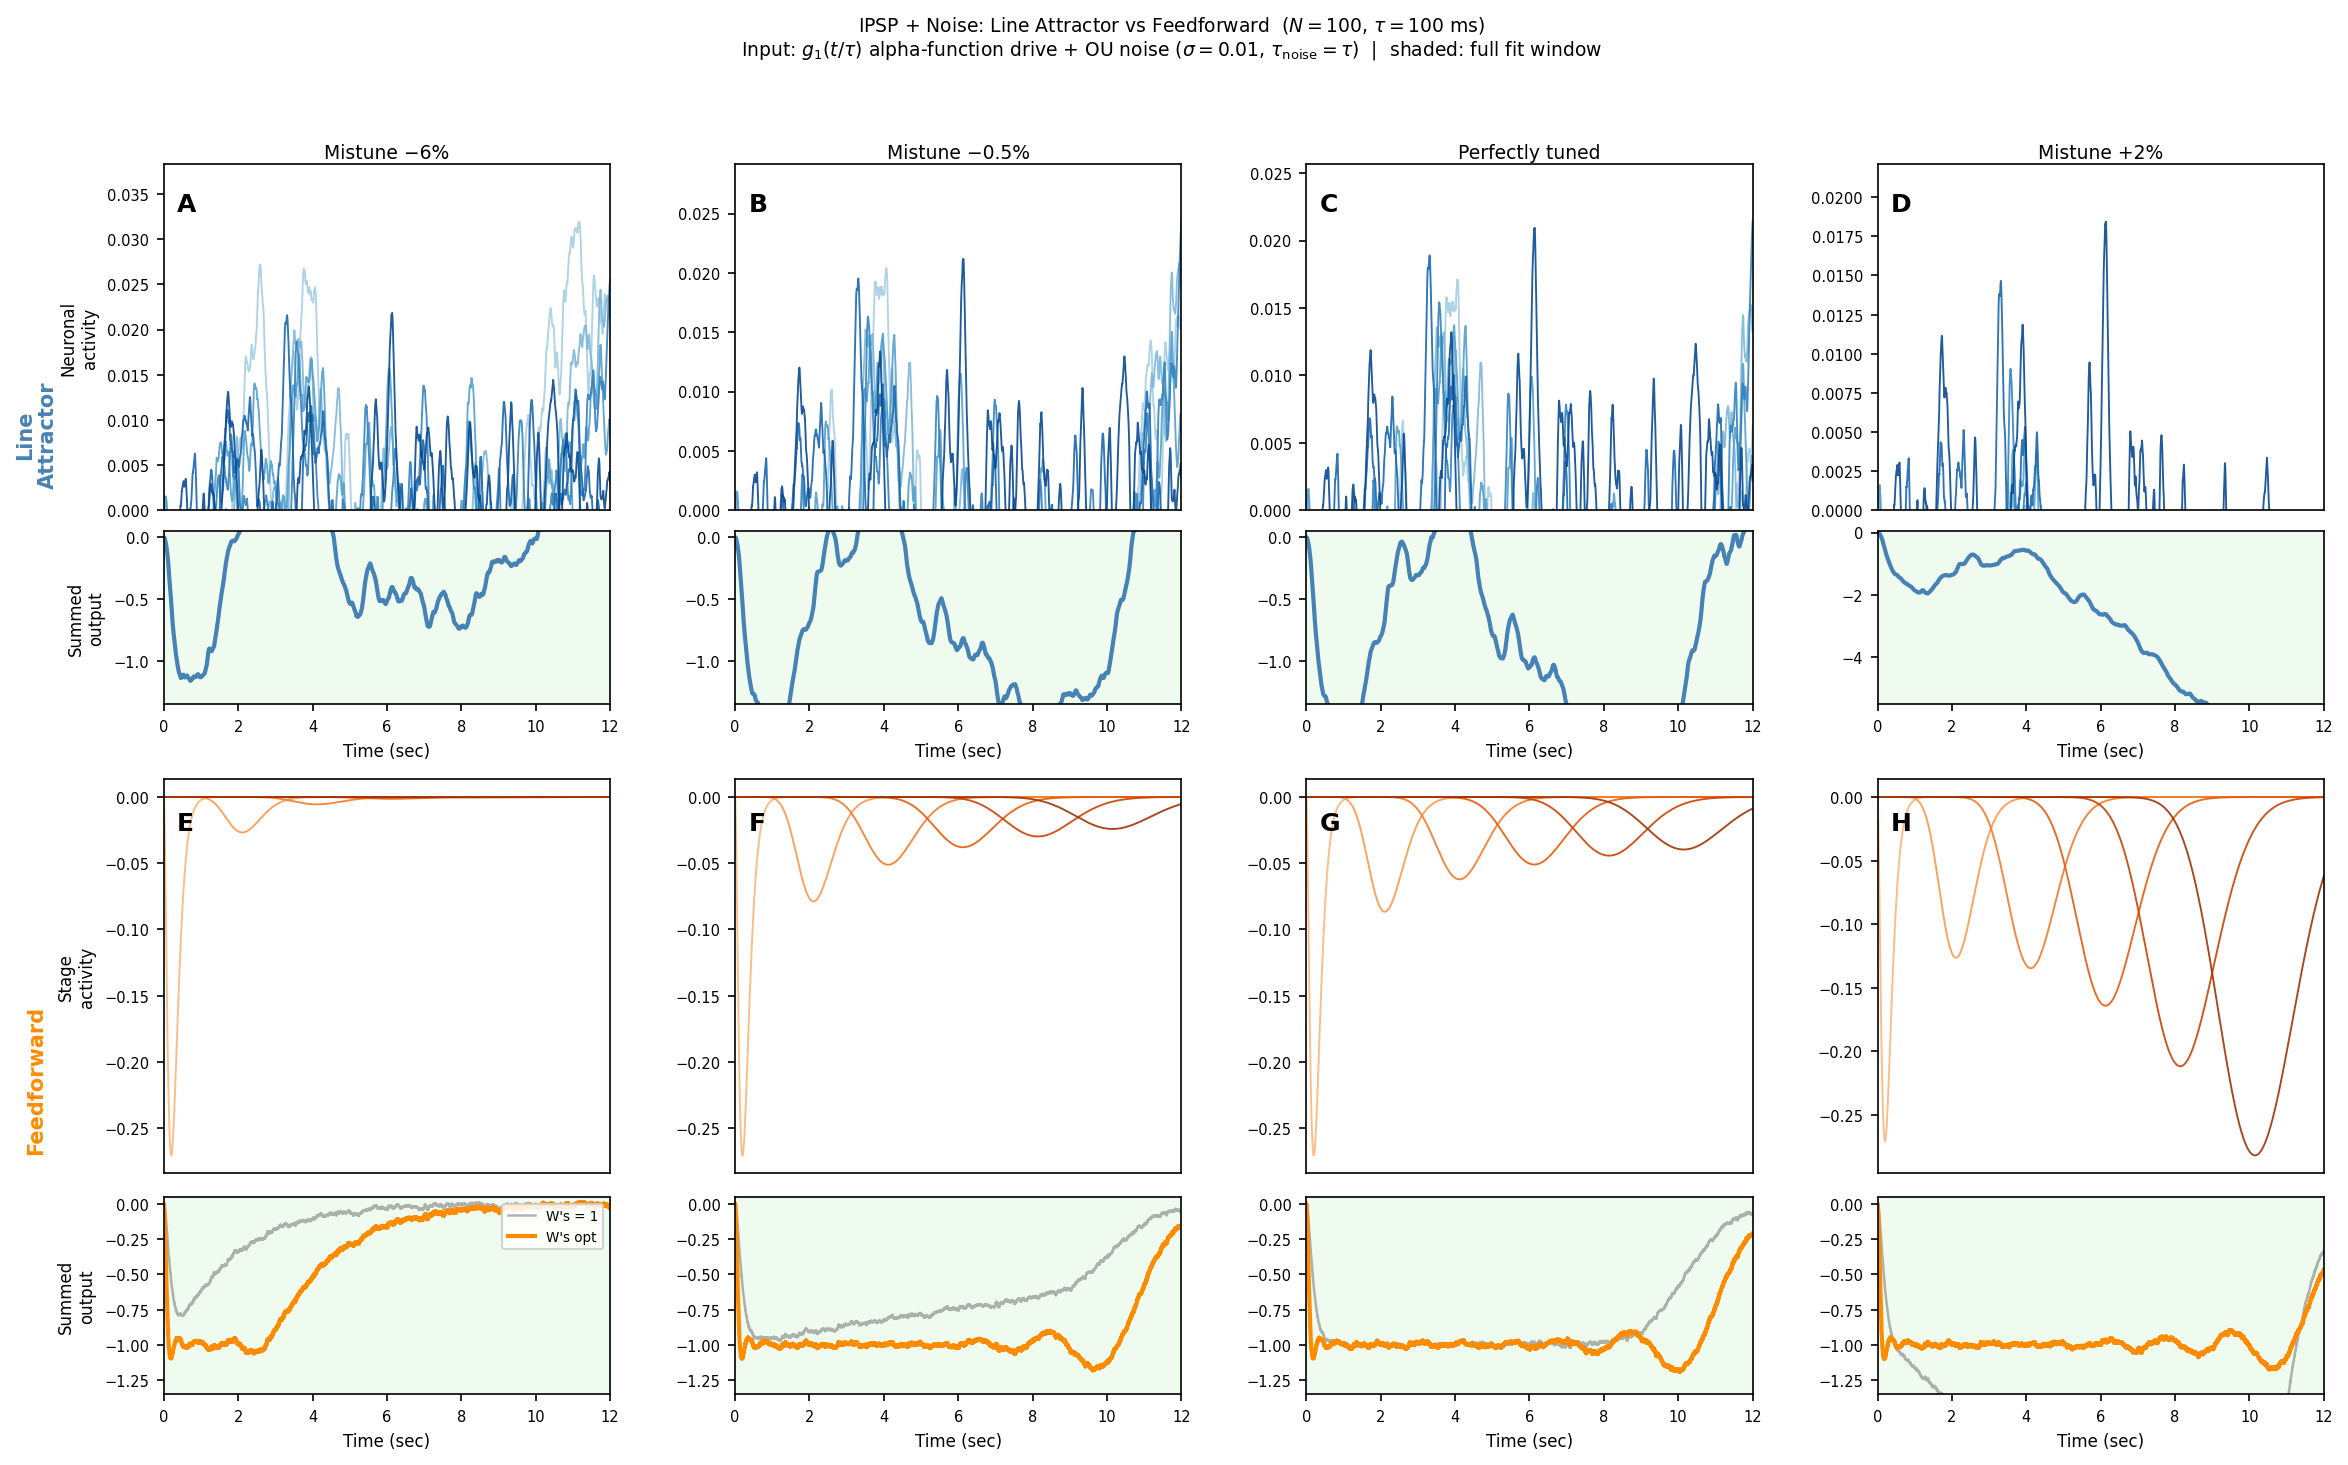

Write Python code to recreate this figure.
"""
IPSP + Noise: Line Attractor vs Feedforward Network

Replaces the instantaneous pulse of goldman_fig7.py with:
  (1) an alpha-function (IPSP) input current: I(t) ∝ g_1(t/tau) = (t/tau)*exp(-t/tau)
  (2) an Ornstein-Uhlenbeck fluctuating background current throughout

Line attractor
--------------
  Starts silent (r=0).  The IPSP current smoothly drives the network up:
    tau dr_i/dt = -r_i + b_i*(c·r)  +  g_1(t/tau)*c_i/(c·c)  +  sigma*eta_i(t)
  Amplitude is normalised so s = c·r converges to 1 for epsilon=0 (same
  long-run target as the original pulse initialisation).
  The slow-mode noise does a random walk for epsilon=0 — visible at long
  times — whereas the line attractor decays/grows for epsilon != 0.

Feedforward
-----------
  Convolving the delta-pulse Erlang basis g_n with the IPSP waveform g_1
  shifts the response by two stages:
    G_n^{IPSP}(t) = (1+epsilon)^n * g_{n+2}(t/tau)
  OU noise is added to the summed output at the same per-unit amplitude
  as the line attractor for a like-for-like comparison.
  Readout W is re-optimised for the shifted basis over the full T_ms window.

Columns match goldman_fig7: four epsilon (mistuning) levels.
"""

from __future__ import annotations
import numpy as np
import matplotlib.pyplot as plt
import matplotlib.gridspec as gridspec
from scipy.special import gammaln
from scipy.optimize import lsq_linear
from reduced_autapse_line_attractor import AveragedAutapseParams

# ── Parameters ────────────────────────────────────────────────────────────────
N      = 100
params = AveragedAutapseParams()
tau    = params.tau   # 100 ms

T_ms        = 12_000.0
dt_ms       = 1.0
t_ms        = np.arange(0.0, T_ms + dt_ms, dt_ms)
t_s         = t_ms / 1000.0
T_target_ms = T_ms

SIGMA_NOISE = 0.01   # OU noise amplitude (same units as firing rate)
TAU_NOISE   = tau    # OU noise correlation time (ms)
SEED        = 42

cases = [
    ("A / E", "Mistune −6%",    -0.06),
    ("B / F", "Mistune −0.5%",  -0.005),
    ("C / G", "Perfectly tuned", 0.0),
    ("D / H", "Mistune +2%",   +0.02),
]


# ── Utilities ─────────────────────────────────────────────────────────────────
def rk4_step(f, y: np.ndarray, dt: float) -> np.ndarray:
    k1 = f(y)
    k2 = f(y + 0.5 * dt * k1)
    k3 = f(y + 0.5 * dt * k2)
    k4 = f(y + dt * k3)
    return y + (dt / 6.0) * (k1 + 2.0 * k2 + 2.0 * k3 + k4)


def gn_fn(n: int, th: np.ndarray) -> np.ndarray:
    with np.errstate(divide='ignore', invalid='ignore'):
        log_g = np.where(
            th > 0,
            n * np.log(np.where(th > 0, th, 1.0)) - th - gammaln(n + 1),
            0.0 if n == 0 else -np.inf,
        )
    return np.exp(log_g)


def generate_ou_noise(n_neurons: int, seed: int) -> np.ndarray:
    """
    Vectorised Euler-Maruyama OU: tau_n dη/dt = -η + sqrt(2*tau_n) * xi(t)
    Pre-draw all white-noise increments at once, then scan forward.
    Steady-state std = 1.  Shape: (n_neurons, len(t_ms)).
    """
    rng    = np.random.default_rng(seed)
    T      = len(t_ms)
    c_dt   = dt_ms / TAU_NOISE
    s_dt   = np.sqrt(2.0 * dt_ms / TAU_NOISE)
    xi     = rng.standard_normal((n_neurons, T))   # all increments at once
    out    = np.zeros((n_neurons, T))
    eta    = np.zeros(n_neurons)
    for k in range(T - 1):
        eta           = eta * (1.0 - c_dt) + s_dt * xi[:, k]
        out[:, k + 1] = eta
    return out                        # std ≈ 1 in steady state


# ── Line attractor with IPSP drive ────────────────────────────────────────────
def simulate_line_attractor_ipsp(epsilon: float, seed: int = SEED):
    rng = np.random.default_rng(seed)

    b = np.abs(rng.standard_normal(N)) + 0.1
    b /= b.sum()
    c_vec = np.abs(rng.standard_normal(N)) + 0.1
    c_vec *= (1.0 + epsilon) / (b @ c_vec)

    c2 = c_vec @ c_vec   # normalisation factor so |Δs| = 1 for epsilon=0

    # Inhibitory IPSP: negative alpha-function drive, normalised so s drops by 1
    I_ipsp = -gn_fn(1, t_ms / tau) / c2   # shape (T,)

    # Independent OU noise, amplitude SIGMA_NOISE
    noise = SIGMA_NOISE * generate_ou_noise(N, seed + 1)   # (N, T)

    R = np.zeros((N, len(t_ms)))           # start silent — same IC as feedforward

    for k in range(len(t_ms) - 1):
        I_k = I_ipsp[k] * c_vec + noise[:, k]   # combined drive at step k

        def drdt(r, _I=I_k):                     # capture by default arg
            return (-r + b * (c_vec @ r) + _I) / tau

        R[:, k + 1] = rk4_step(drdt, R[:, k], dt_ms)

    return R, b


# ── Feedforward with IPSP-shifted basis ──────────────────────────────────────
def compute_feedforward_ipsp(epsilon: float, seed: int = SEED):
    """
    Numerically integrate the feedforward chain driven by inhibitory IPSP.
    tau dG_n/dt = -G_n + (1+epsilon)*G_{n-1},  G_{-1}(t) = -g_1(t/tau).
    OU noise is added to the summed-output trace at amplitude SIGMA_NOISE.
    """
    f_in  = -gn_fn(1, t_ms / tau)     # inhibitory IPSP: negative alpha function
    G     = np.zeros((N, len(t_ms)))
    decay = np.exp(-dt_ms / tau)
    rise  = 1.0 - decay
    w     = 1.0 + epsilon
    for k in range(len(t_ms) - 1):
        src    = np.empty(N)
        src[0] = f_in[k]
        src[1:] = w * G[:N-1, k]
        G[:, k+1] = decay * G[:, k] + rise * src

    mask_fit = (t_ms > 0) & (t_ms <= T_target_ms)
    res = lsq_linear(G[:, mask_fit].T, -np.ones(mask_fit.sum()), bounds=(-5.0, 5.0))
    W_opt = res.x

    # OU noise on the output (1 readout neuron) for fair comparison
    out_noise = SIGMA_NOISE * generate_ou_noise(1, seed + 2)[0]  # shape (T,)

    return G, W_opt, out_noise


# ── Pre-compute all cases ─────────────────────────────────────────────────────
print("Simulating IPSP + noise study…")
results = []
for _, _, epsilon in cases:
    R_la, b_la          = simulate_line_attractor_ipsp(epsilon)
    G_ff, W_opt, ou_out = compute_feedforward_ipsp(epsilon)
    results.append((R_la, b_la, G_ff, W_opt, ou_out))
    print(f"  epsilon={epsilon:+.3f}  done")


# ── Figure ────────────────────────────────────────────────────────────────────
fig = plt.figure(figsize=(16, 10))
fig.suptitle(
    r"IPSP + Noise: Line Attractor vs Feedforward  ($N=100$, $\tau=100$ ms)"
    "\n"
    r"Input: $g_1(t/\tau)$ alpha-function drive + OU noise ($\sigma="
    + f"{SIGMA_NOISE}"
    + r"$, $\tau_{\rm noise}=\tau$)  |  shaded: full fit window",
    fontsize=9,
)

gs_la = gridspec.GridSpec(
    1, 4, figure=fig, left=0.08, right=0.98, top=0.88, bottom=0.52, wspace=0.28,
)
gs_ff = gridspec.GridSpec(
    1, 4, figure=fig, left=0.08, right=0.98, top=0.47, bottom=0.06, wspace=0.28,
)

fig.text(0.027, 0.70, "Line\nAttractor", va='center', ha='center',
         rotation=90, fontsize=10, fontweight='bold', color='steelblue')
fig.text(0.027, 0.27, "Feedforward", va='center', ha='center',
         rotation=90, fontsize=10, fontweight='bold', color='darkorange')


def decorate_output(ax, ylim=None):
    ax.axhline(1.00, color='k',    ls='--', lw=0.9, zorder=3)
    ax.axhline(0.95, color='gray', ls=':',  lw=0.7, zorder=3)
    ax.axhline(1.05, color='gray', ls=':',  lw=0.7, zorder=3)
    ax.axvspan(0, T_target_ms / 1000, alpha=0.07, color='limegreen', zorder=0)
    ax.set_xlim([0, T_ms / 1000])
    if ylim is not None:
        ax.set_ylim(ylim)
    ax.tick_params(labelsize=7)


N_SHOW_EACH = 3

for col, ((label, title, epsilon), (R_la, b_la, G_ff, W_opt, ou_out)) in enumerate(
    zip(cases, results)
):
    # ── Line attractor ────────────────────────────────────────────────────
    gs_sub = gridspec.GridSpecFromSubplotSpec(
        2, 1, subplot_spec=gs_la[col], hspace=0.08, height_ratios=[2, 1],
    )
    ax_r = fig.add_subplot(gs_sub[0])
    ax_o = fig.add_subplot(gs_sub[1])

    idx_sorted = np.argsort(b_la)[::-1]
    idx_show   = idx_sorted[np.linspace(0, N - 1, N_SHOW_EACH * 2, dtype=int)]
    for i, ni in enumerate(idx_show):
        shade = 0.35 + 0.55 * i / (N_SHOW_EACH * 2 - 1)
        ax_r.plot(t_s, R_la[ni], color=plt.cm.Blues(shade), lw=0.9, alpha=0.9)

    out_la = R_la.sum(axis=0)
    ax_o.plot(t_s, out_la, color='steelblue', lw=2)

    # Both start from 0; IPSP drives output negative
    ylim_la = [-5.5, 0.05] if epsilon > 0 else [-1.35, 0.05]
    decorate_output(ax_o, ylim=ylim_la)
    ax_r.set_title(title, fontsize=9, pad=3)
    ax_r.set_xlim([0, T_ms / 1000])
    shown_max = R_la[idx_show].max()
    ax_r.set_ylim([0, max(shown_max * 1.2, 0.01)])
    ax_r.set_xticks([])
    ax_r.tick_params(labelsize=7)
    if col == 0:
        ax_r.set_ylabel("Neuronal\nactivity", fontsize=8)
        ax_o.set_ylabel("Summed\noutput", fontsize=8)
    ax_o.set_xlabel("Time (sec)", fontsize=8)
    ax_r.text(0.03, 0.92, chr(ord('A') + col),
              transform=ax_r.transAxes, fontsize=12, fontweight='bold', va='top')

    # ── Feedforward ───────────────────────────────────────────────────────
    gs_sub_ff = gridspec.GridSpecFromSubplotSpec(
        2, 1, subplot_spec=gs_ff[col], hspace=0.08, height_ratios=[2, 1],
    )
    ax_ff_r = fig.add_subplot(gs_sub_ff[0])
    ax_ff_o = fig.add_subplot(gs_sub_ff[1])

    idx_ff_show = np.linspace(0, N - 1, 6, dtype=int)
    for i, ni in enumerate(idx_ff_show):
        c = plt.cm.Oranges(0.35 + 0.55 * i / (len(idx_ff_show) - 1))
        ax_ff_r.plot(t_s, G_ff[ni], color=c, lw=0.9, alpha=0.9)

    out_ff_opt  = G_ff.T @ W_opt + ou_out
    out_ff_eq   = G_ff.sum(axis=0) + ou_out

    ax_ff_o.plot(t_s, out_ff_eq,  color='gray',      lw=1.2, ls='-',
                 alpha=0.6, label="W's = 1")
    ax_ff_o.plot(t_s, out_ff_opt, color='darkorange', lw=2,
                 label="W's opt")
    # FF driven from 0: inhibitory IPSP pushes output negative
    decorate_output(ax_ff_o, ylim=[-1.35, 0.05])

    ax_ff_r.set_xlim([0, T_ms / 1000])
    ax_ff_r.set_xticks([])
    ax_ff_r.tick_params(labelsize=7)
    if col == 0:
        ax_ff_r.set_ylabel("Stage\nactivity", fontsize=8)
        ax_ff_o.set_ylabel("Summed\noutput", fontsize=8)
        ax_ff_o.legend(fontsize=6.5, loc='upper right', framealpha=0.85)
    ax_ff_o.set_xlabel("Time (sec)", fontsize=8)
    ax_ff_r.text(0.03, 0.92, chr(ord('E') + col),
                 transform=ax_ff_r.transAxes, fontsize=12, fontweight='bold', va='top')

out_path = (
    r"c:\Users\ET USER\Documents\Caltech\Caltech CNS 187\Final project\noise_ipsp.png"
)
plt.savefig(out_path, dpi=150, bbox_inches='tight')
plt.show()
print(f"\nSaved: {out_path}")
